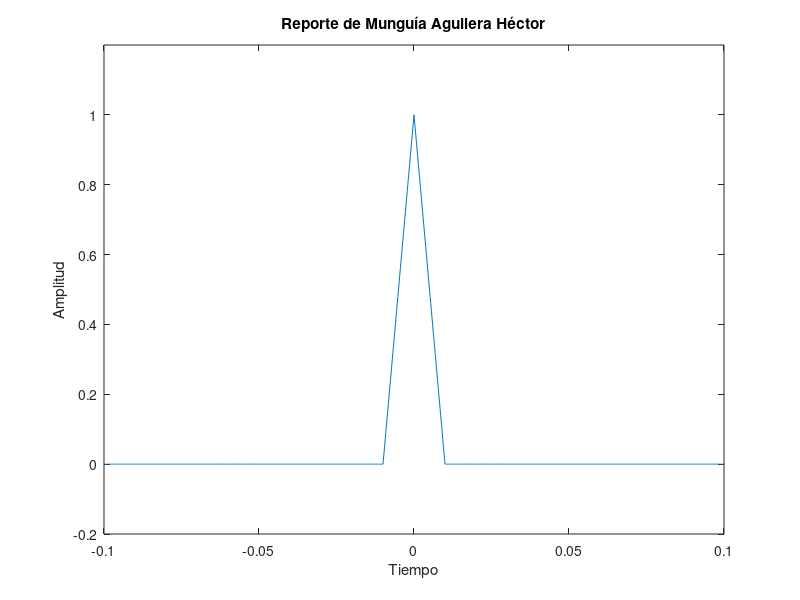

MATLAB code to generate this figure:
fs = 10000;
	t = -1:1/fs:1;
	y=20e-3;
	tp = tripuls(t, y);
	plot (t, tp);
	axis([-0.1 0.1 -0.2 1.2]);
xlabel ('Tiempo');
ylabel('Amplitud');
title('Reporte de Munguía Aguilera Héctor');
